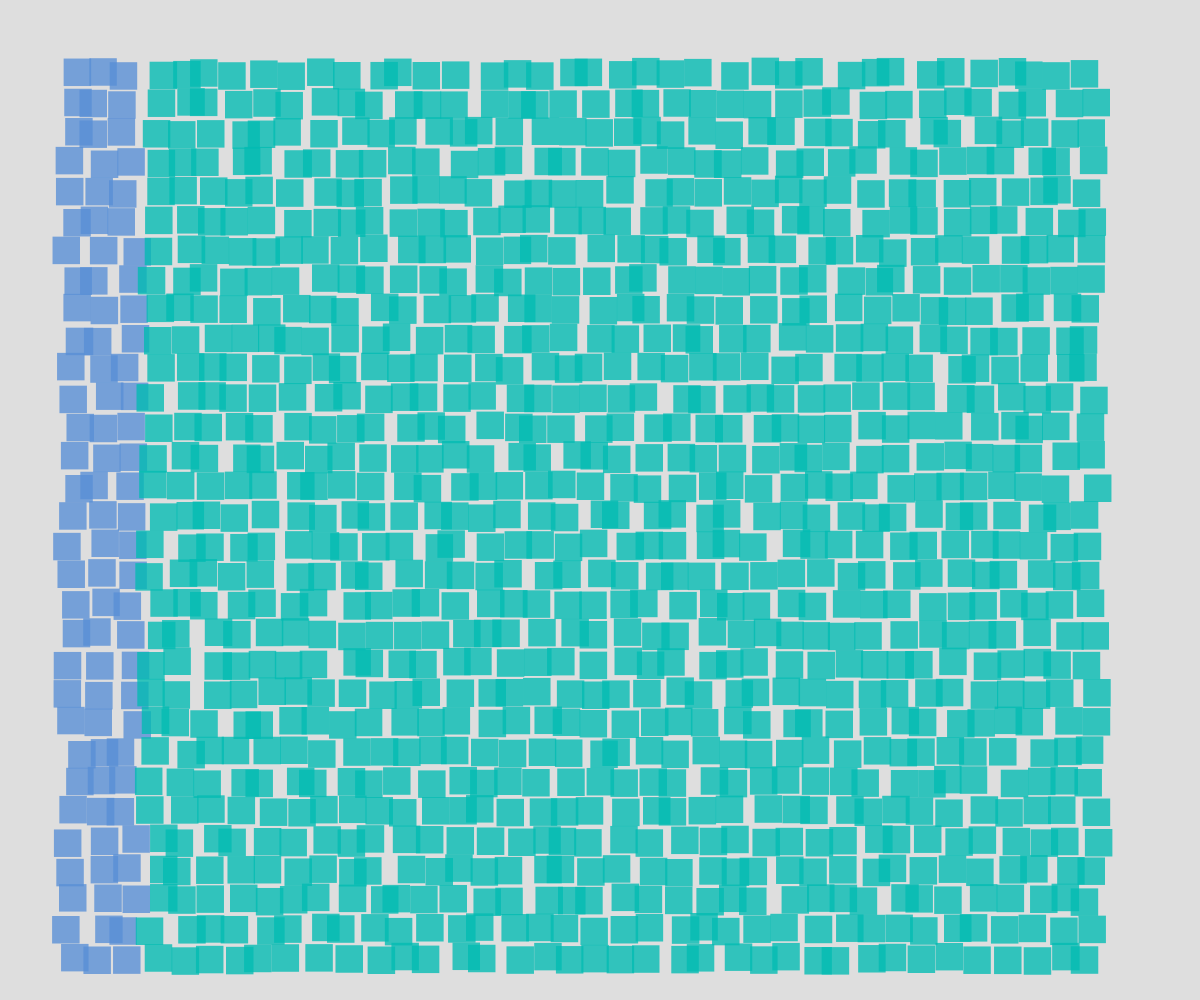
Frame 1 (no input)
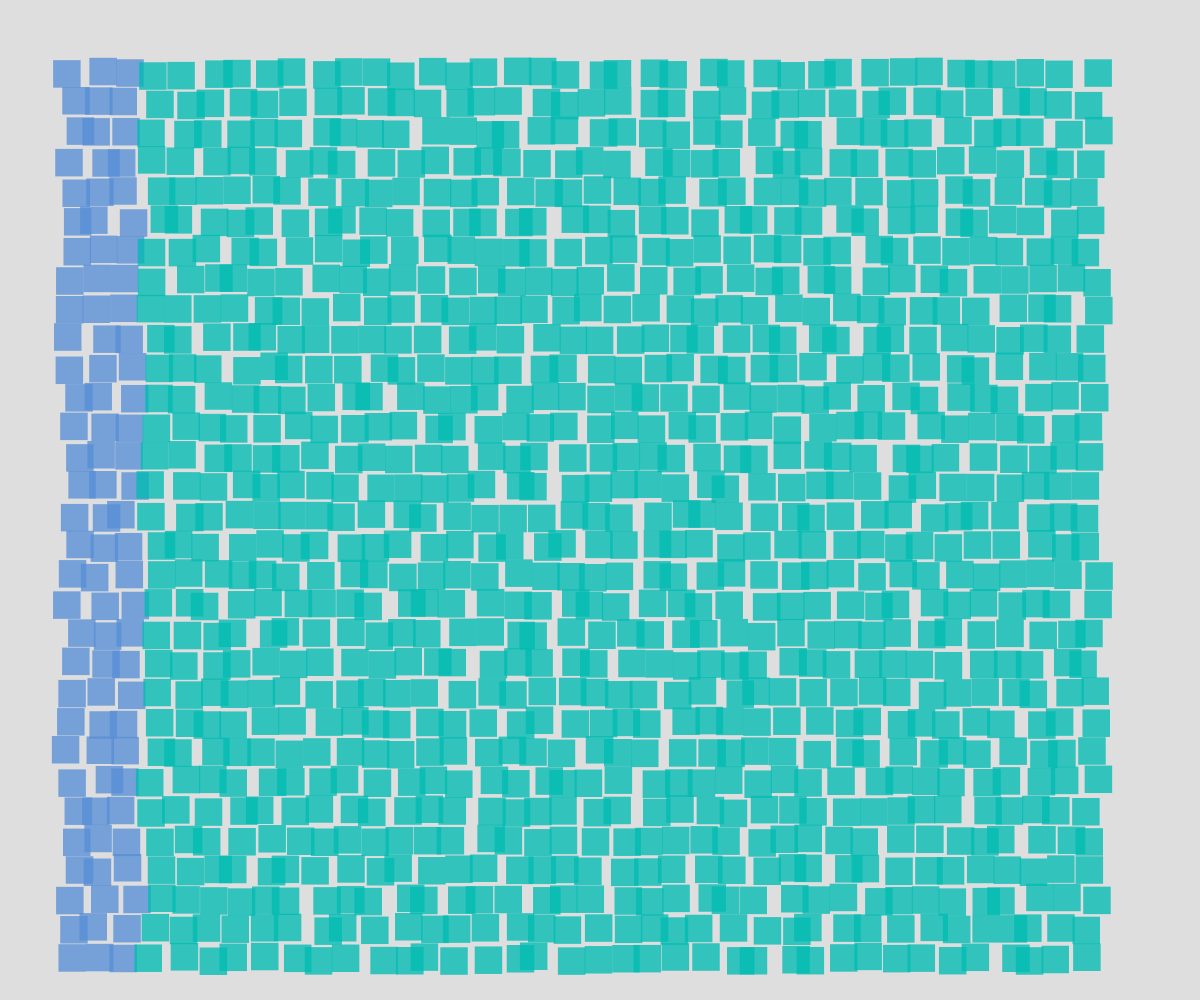
Frame 2 (the mouse pressed at the canvas centre, redrawn once)

The p5.js sketch that drew these frames (run headless with seeded random() and noise() and a simulated clock; the mouse was pressed at the canvas centre and the sketch redrawn once):

// p5.js sketch
// ── sketch.js
// https://www.artbooms.com/blog/vera-molnar
function setup() {
  noLoop(); //così si ferma
  createCanvas(windowWidth, windowHeight);
  
  externalPadding = 40;
  internalPadding = 40;
  marginX=60;
  marginY=60;
 
}

function draw() {
  background("#dedede"); //colore di sfondo
  
  // tutte le misure sono state divise per due in modo da 
  //rendere la composizzione il più simile possibile all'originale
  let latoquad=55/2; //dimensione di ogni quadrato
  //spazio tra i quadrati che intercorre verticalmente
  //orizzontalmete ho presupposto che i quadrati sono affiancati
  let vGutter=4/2;  
  let columns= (windowWidth-externalPadding*2-internalPadding*2)/latoquad;
  let rows = (windowHeight-externalPadding*2-internalPadding*2)/latoquad;

 //ciclo for per popolare la tavola con i quadrati
  for(let i=0; i < columns; i++){
    for(let r= 0; r<rows; r++)
    {
       // la randomicità è introdotta sia per la posizione x che y
       //ogni volta che faccio refresh si riposizionano in modo casuale
      let xPos= marginX + i*latoquad +random(-17/2,17/2);
      // per la posizione y introduco anche il vGutter
      let yPos= marginY + r*(latoquad+vGutter) +random(-5/2,5/2);
      
      // struttura condizionale per le prime tre colonne blu
      if (i<3) {
      //colorMode(RGB, 255, 255, 255,);
      let c= color("#588fd7")
      c.setAlpha(200); //comando per simulare la sovrastampa
      fill(c);
      }
      // condizione per tutte le altre colonne verdi
      else {
      let c= color("#02bcb3");
      c.setAlpha(200); //comando per simulare la sovrastampa
      fill(c);
    }
      
      noStroke(); //per rimuovere il contorno dei quadratini
      rect(xPos, yPos, latoquad, latoquad);
    }
  }
  
}
